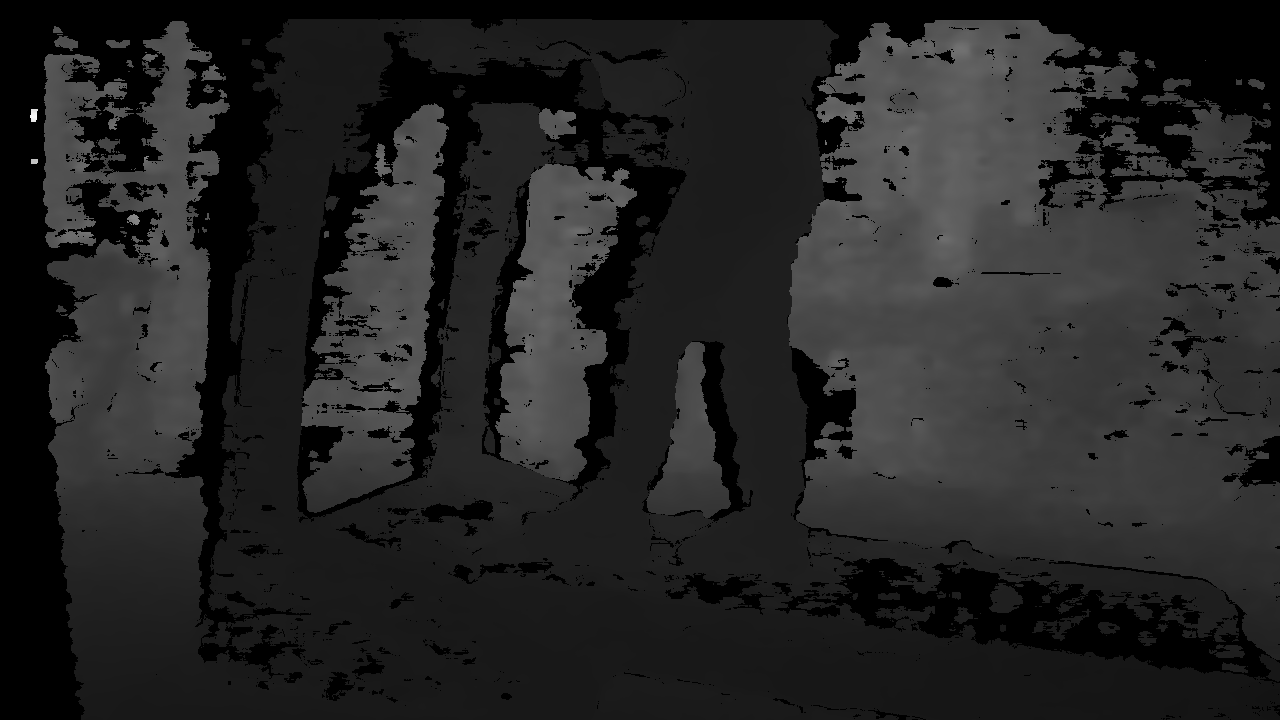
%> input picture vis_demo/depth.png, 1280 x 720 px
$ octave visualize.m   (GNU Octave 9; MATLAB toolbox functions it lacks are replaced by stand-ins)
%> lines starting %> are read from the running program, lines starting %| are printed output that depends on the picture
% this is the script used for visualizing samples from ICL-Gait Dataset
% https://xiaogu.site/ICL_gait/
% Contact: xiao.gu17@imperial.ac.uk

clear all;
close all;
clc;

figure();
%% visualize depth
depth = imread('depth.png');
%> depth is the input picture: size 720x1280 uint16; min 0, max 16233, mean 2358.5
subplot(2,2,1);
imshow(depth);
colormap('parula');
caxis([0,3000]);
title('depth image');

%% visualize mask
mask = imread('mask.png');
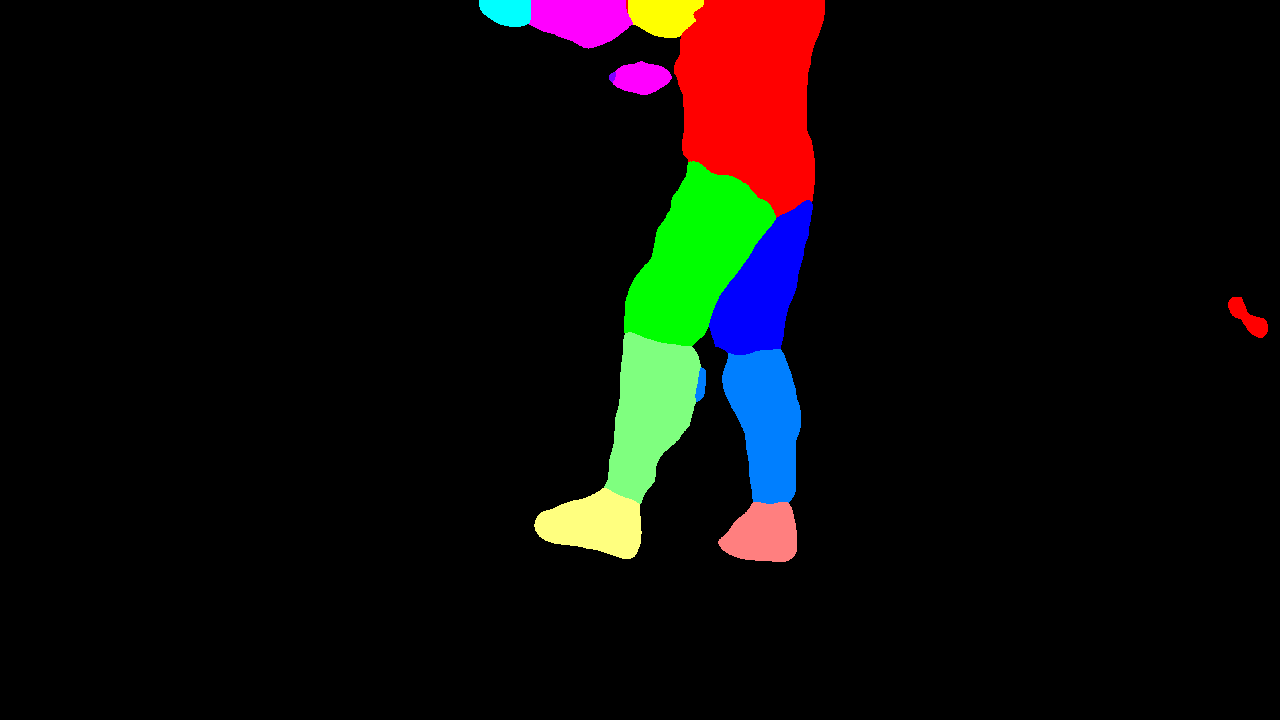
%> input picture vis_demo/mask.png, 1280 x 720 px
%> mask is the input picture: size 720x1280x3 uint8; mean R, G, B 12.8, 11.2, 9.2
subplot(2,2,2);
imshow(mask);
title('segmentation mask');
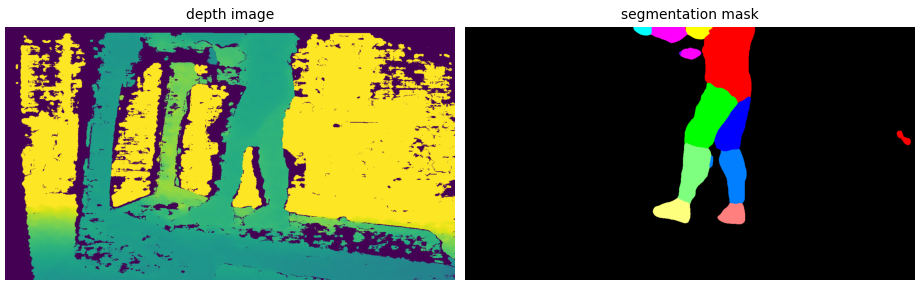
%> figure redrawn from the program's plot data, 2 panels

%% visualize skeleton from openpose
% load openpose result
fid = fopen('keypoint.json');
%> (the run ends here)
